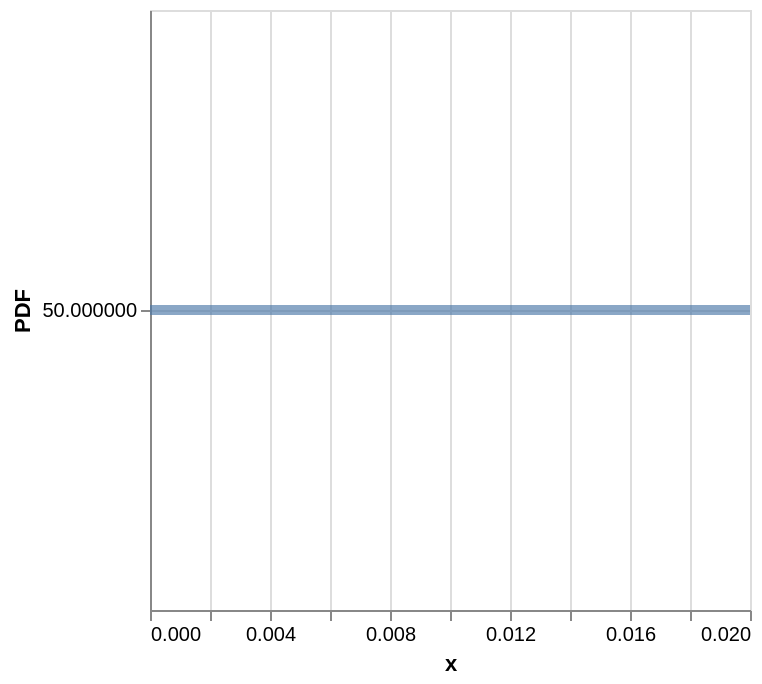

Write a Vega-Lite specification for this figure.
### Vega-Lite specification from a JSON file in a GitHub repository (floating-point values rounded to 4 significant figures)
{"$schema": "https://vega.github.io/schema/vega-lite/v5.json", "description": "Empirical distribution PDF via (optionally weighted) histogram", "width": "container", "height": "container", "data": {"values": [{"x": 0.0, "w": 1.0}]}, "transform": [{"bin": {"maxbins": 60}, "field": "x", "as": ["x0", "x1"]}, {"aggregate": [{"op": "sum", "field": "w", "as": "binWeight"}], "groupby": ["x0", "x1"]}, {"joinaggregate": [{"op": "sum", "field": "binWeight", "as": "W"}]}, {"calculate": "datum.binWeight / (datum.W * (datum.x1 - datum.x0))", "as": "density"}], "mark": {"type": "bar", "opacity": 0.65}, "encoding": {"x": {"field": "x0", "type": "quantitative", "title": "x"}, "x2": {"field": "x1"}, "y": {"field": "density", "type": "quantitative", "title": "PDF"}, "tooltip": [{"field": "binWeight", "type": "quantitative", "title": "Bin weight"}, {"field": "density", "type": "quantitative", "title": "Density"}]}}
